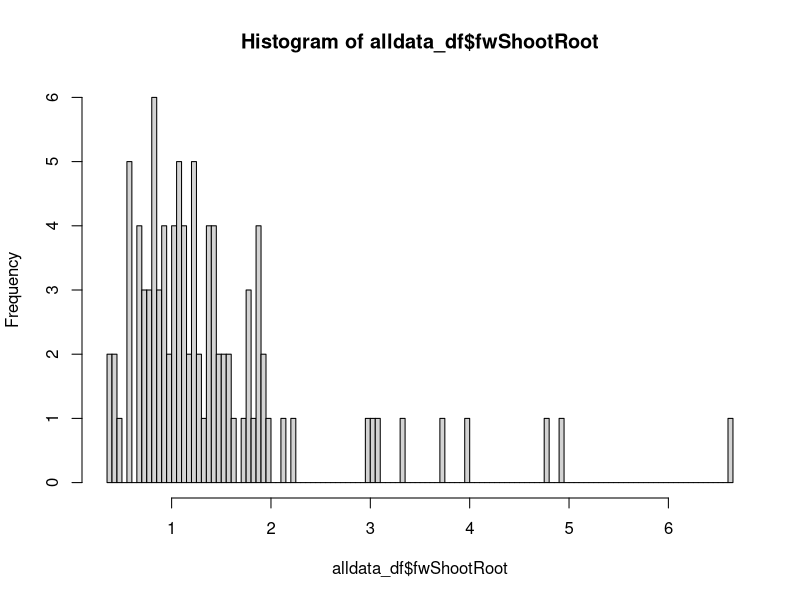
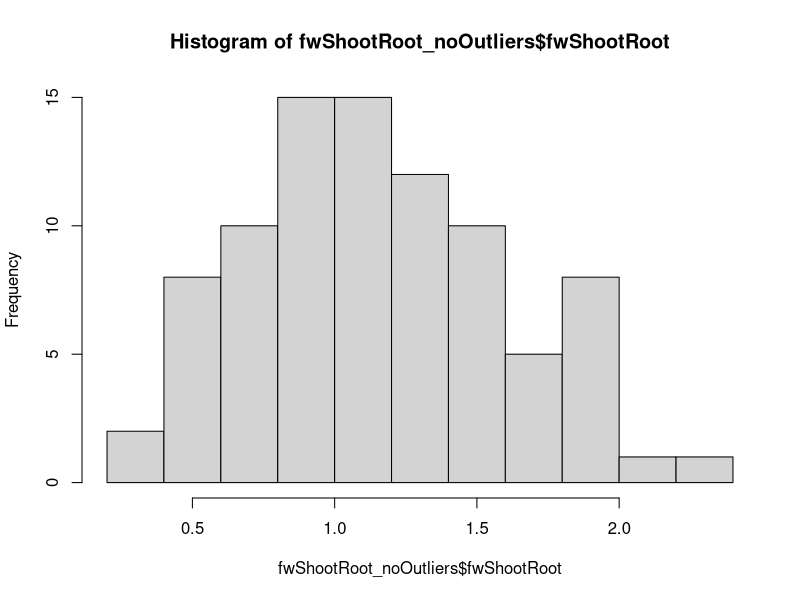
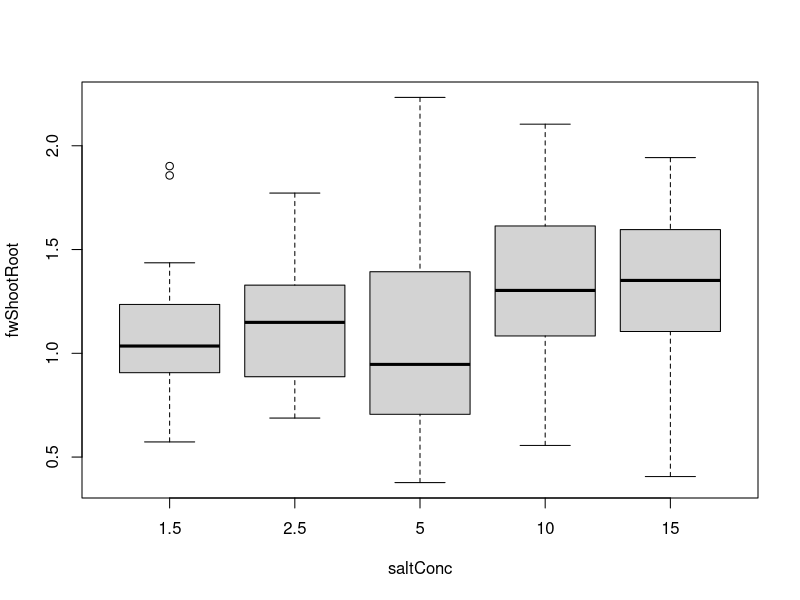
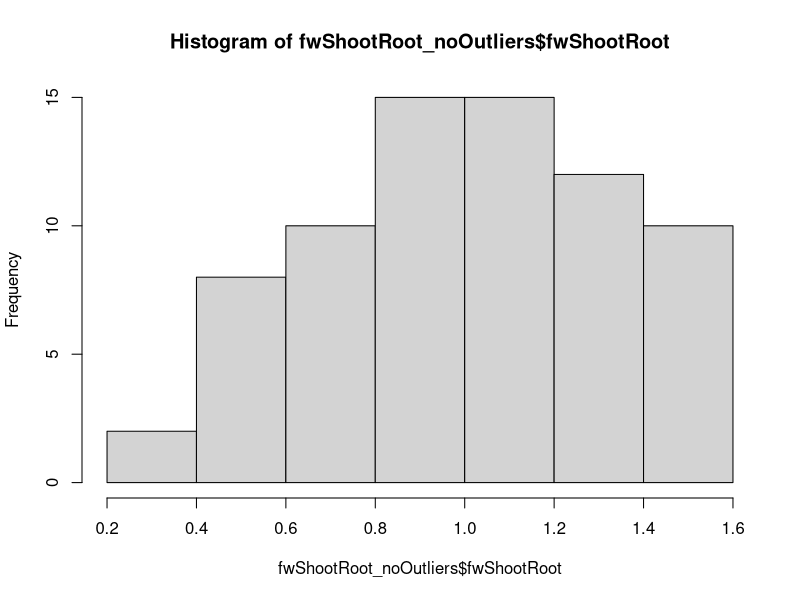
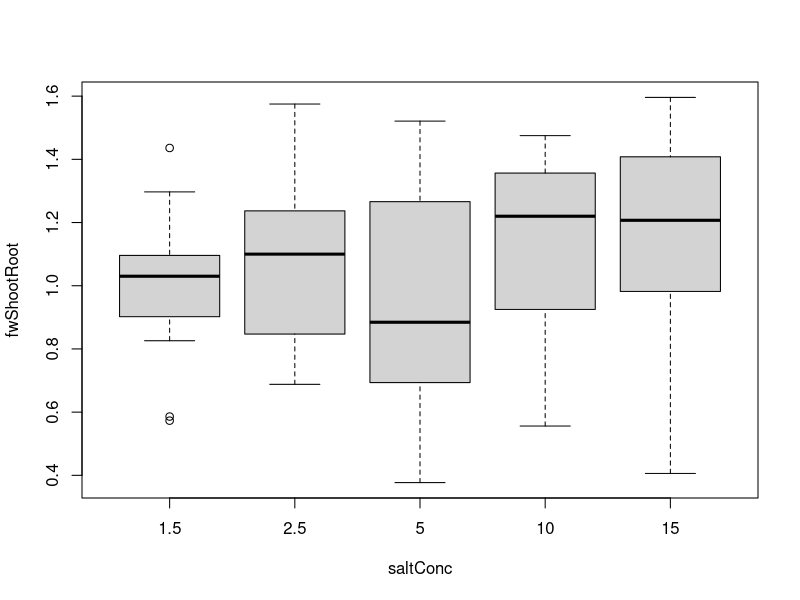
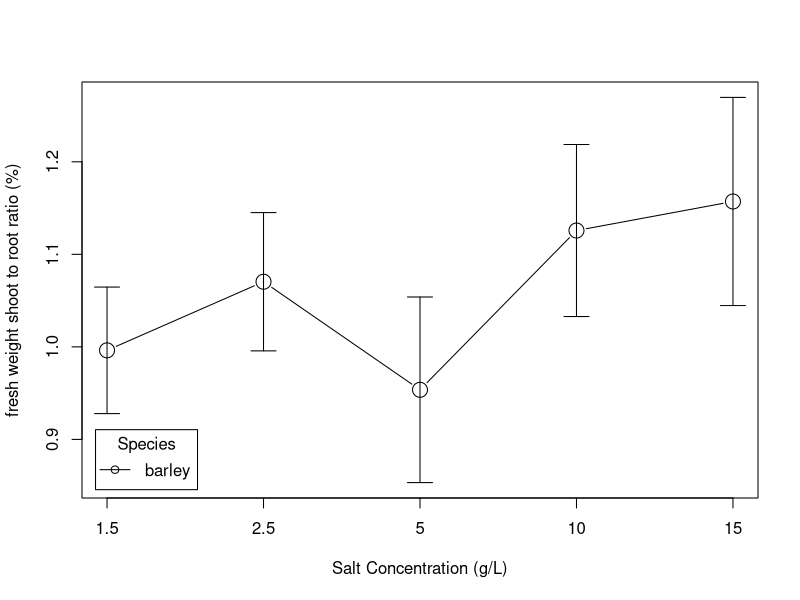
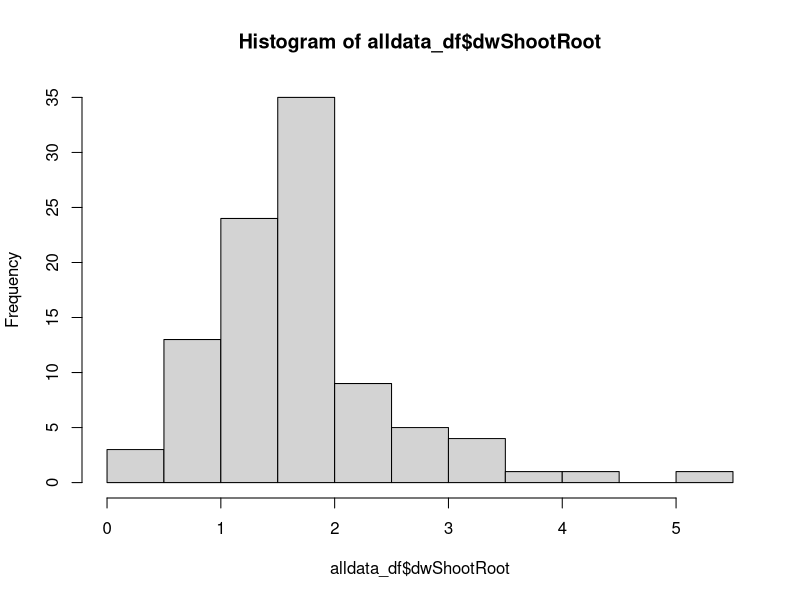
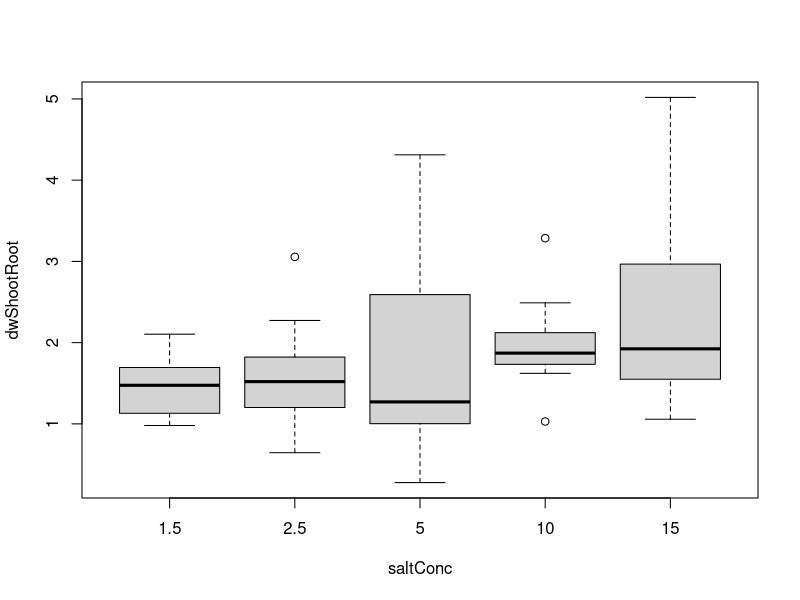

The R source for these figures, in order:
# ******************************************************************************

###                     Rex and Sof's Salinity Workshop                      ###

# ******************************************************************************

# ******************************************************************************

# Salinity Data Analysis continued ----------------

# ******************************************************************************

### PLEASE NOTE THAT USING THIS CODE WILL VOID YOUR CHANCE AT GETTING AN HD FOR 
### THIS PART OF THE ASSIGNMENT

# first, we're going to clear the data from our global environment, so we have a 
# fresh start

rm(list = ls())

# and load our libraries
library(ggpubr)
library(dplyr)
library(car)
library(RcmdrMisc)

# Let's import our data

all_data <- na.omit(data.frame(read.csv("Salinity_data.csv")))  

# read.csv will import the data from our working directory
head(all_data) 
# note that we now have all_data in our global environment, which is 108 observations 
# of 20 variables

# the name of our species column is a little weird, so lets sort that out:
names(all_data)[1] <- 'species'

# and we can check that everything looks as we expect it to:
str(all_data)


# Let's assign all of the variables we're going to use to their own object. 
species <- all_data$species
saltConc <- as.character(all_data$salt_conc) 
fwShootRoot <- all_data$fw_shoot_root_ratio
dwShootRoot <- all_data$dw_shoot_root_ratio
shootMoist <- all_data$shoot_moisture
rootMoist <- all_data$root_moisture
totMoist <- all_data$total_moisture

#And tie it all together into a nice data frame
alldata_df <- cbind.data.frame(species, saltConc, fwShootRoot, dwShootRoot, 
                               shootMoist, rootMoist, totMoist)

# check all is as we expect:
str(alldata_df)

# Fresh weight root to shoot ratio ----------------------------------

### Assumption 1: data are normally distributed
shapiro.test(alldata_df$fwShootRoot)

hist(alldata_df$fwShootRoot, breaks = 100)

# woah, something whacky is happening here. Let's open our data and have a look
# what can you see is wrong? we need to remove some outliers

# first, we work out what our first and third quartiles are for our data:
quartiles <- quantile(alldata_df$fwShootRoot, probs=c(.25, .75), na.rm = FALSE) 
# and determine the interquartile range (IQR)
IQR <- IQR(alldata_df$fwShootRoot)

# Then we find our lower and upper limits:
Lower <- quartiles[1] - 1.5*IQR
Upper <- quartiles[2] + 1.5*IQR 

# and reassign any data above the lower threshold and below the upper threshold to a new dataframe, 
# which we will use for the analysis.
fwShootRoot_noOutliers <- filter(alldata_df, fwShootRoot > Lower & fwShootRoot < Upper )

#There are still some clearly horrible data in here. Let's take them out. 

# After relevant outliers are removed, we can then re-test for normality using our Shapiro-Wilk tests.
shapiro.test(fwShootRoot_noOutliers$fwShootRoot)

# much better
hist(fwShootRoot_noOutliers$fwShootRoot)

desired_salt_order <- c("1.5", "2.5", "5", "10", "15")
fwShootRoot_noOutliers$saltConc <- factor(fwShootRoot_noOutliers$saltConc, levels = desired_salt_order)
levels(fwShootRoot_noOutliers$saltConc)

boxplot(fwShootRoot ~ saltConc, data = fwShootRoot_noOutliers, 
        xlab = "saltConc",
        ylab = "fwShootRoot"
)


#This is still not great. Normally, we would go thorugh and remove the offending data in the dataset, but this will be too confusing. But again, some of the plants have been shooting atypically fast, so it's OK to take out any values that are very high, e.g. higher than 1.5:
fwShootRoot_noOutliers <- filter(alldata_df, fwShootRoot < 1.6 )

# Re-test for normality using our Shapiro-Wilk tests.
shapiro.test(fwShootRoot_noOutliers$fwShootRoot)

# much better
hist(fwShootRoot_noOutliers$fwShootRoot)

desired_salt_order <- c("1.5", "2.5", "5", "10", "15")
fwShootRoot_noOutliers$saltConc <- factor(fwShootRoot_noOutliers$saltConc, levels = desired_salt_order)
levels(fwShootRoot_noOutliers$saltConc)

boxplot(fwShootRoot ~ saltConc, data = fwShootRoot_noOutliers, 
        xlab = "saltConc",
        ylab = "fwShootRoot"
)


table(fwShootRoot_noOutliers$species, fwShootRoot_noOutliers$saltConc)

# as good as it gets. Let's proceed.

### Assumption 2: variances are homogeneous

library(car) # access the car package

leveneTest(fwShootRoot ~ species*saltConc, data = fwShootRoot_noOutliers)

### two-way ANOVA

fwShootRoot.aov <- aov(fwShootRoot ~ saltConc, data = fwShootRoot_noOutliers)
summary(fwShootRoot.aov)
#have a good look at this. What is this telling us - what follow-on tests are appropriate, which are not?

# we can generate some summary statistics for our response data, depending on our two factors:
require("dplyr")
group_by(fwShootRoot_noOutliers, species, saltConc) %>%
  summarise(count = n(),mean = mean(fwShootRoot, na.rm = TRUE),
            sd = sd(fwShootRoot, na.rm = TRUE))

# post-hoc test

TukeyHSD(fwShootRoot.aov, which = "saltConc")
# when interpreting the output, diff: difference between means of the two groups, 
# lwr & upr: the lower and the upper end point of the confidence interval at 95%, 
# p adj: p-value after adjustment for the multiple comparisons.


### let's graph it!

plotMeans(fwShootRoot_noOutliers$fwShootRoot,
          fwShootRoot_noOutliers$saltConc,
          fwShootRoot_noOutliers$species,
          error.bars = "se",
          xlab = ("Salt Concentration (g/L)"),
          ylab = ("fresh weight shoot to root ratio (%)"),
          main=(""),
          legend.pos = "bottomleft",
          legend.lab = "Species"
)

# once we're happy with our plot, we click "export" and save it in our working folder. 


# Dry weight root to shoot ratio ----------------------------------

### Assumption 1: data are normally distributed
shapiro.test(alldata_df$dwShootRoot)

hist(alldata_df$dwShootRoot)

desired_salt_order <- c("1.5", "2.5", "5", "10", "15")
alldata_df$saltConc <- factor(alldata_df$saltConc, levels = desired_salt_order)
levels(alldata_df$saltConc)

boxplot(dwShootRoot ~ saltConc, data = alldata_df, 
        xlab = "saltConc",
        ylab = "dwShootRoot"
)

# remove outliers

# first, we work out what our first and third quartiles are for our data:
quartiles <- quantile(alldata_df$dwShootRoot, probs=c(.25, .75), na.rm = FALSE) 
# and determine the interquartile range (IQR)
IQR <- IQR(alldata_df$dwShootRoot)

# Then we find our lower and upper limits:
Lower <- quartiles[1] - 1.5*IQR
Upper <- quartiles[2] + 1.5*IQR 

# and reassign any data above the lower threshold and below the upper threshold to a new dataframe, 
# which we will use for the analysis.
dwShootRoot_noOutliers <- filter(alldata_df, dwShootRoot > Lower & dwShootRoot < Upper )

# After relevant outliers are removed, we can then re-test for normality using our Shapiro-Wilk tests.
shapiro.test(dwShootRoot_noOutliers$dwShootRoot)

# much better
hist(dwShootRoot_noOutliers$dwShootRoot)


boxplot(dwShootRoot ~ saltConc, data = dwShootRoot_noOutliers, 
        xlab = "saltConc",
        ylab = "dwShootRoot"
)

#again, we have some interesting differences possibly due to anomalous plants, but we will assume that the ANOVA is robust to thes few outliers.

table(dwShootRoot_noOutliers$species, dwShootRoot_noOutliers$saltConc)


### Assumption 2: variances are homogeneous

leveneTest(dwShootRoot ~ species*saltConc, data = dwShootRoot_noOutliers)

### two-way ANOVA

dwShootRoot.aov <- aov(dwShootRoot ~ saltConc, data = dwShootRoot_noOutliers)
summary(dwShootRoot.aov)

# we can generate some summary statistics for our response data, depending on our two factors:

group_by(dwShootRoot_noOutliers, species, saltConc) %>%
  summarise(count = n(),mean = mean(dwShootRoot, na.rm = TRUE),
            sd = sd(dwShootRoot, na.rm = TRUE))

# post-hoc test

TukeyHSD(dwShootRoot.aov, which = "saltConc")
# when interpreting the output, diff: difference between means of the two groups, 
# lwr & upr: the lower and the upper end point of the confidence interval at 95%, 
# p adj: p-value after adjustment for the multiple comparisons.


### let's graph it!

plotMeans(dwShootRoot_noOutliers$dwShootRoot,
          dwShootRoot_noOutliers$saltConc,
          dwShootRoot_noOutliers$species,
          error.bars = "se",
          xlab = ("Salt Concentration (g/L)"),
          ylab = ("Dry wieght Shoot Root ratio (%)"),
          main=(""),
          legend.pos = "bottomleft",
          legend.lab = "Species"
)

# once we're happy with our plot, we click "export" and save it in our working folder.


# Shoot Moisture ----------------------------------

### Assumption 1: data are normally distributed
shapiro.test(alldata_df$shootMoist)

hist(alldata_df$shootMoist)

boxplot(shootMoist ~ saltConc, data = alldata_df, 
        xlab = "saltConc",
        ylab = "shootMoist"
)

# remove outliers

# first, we work out what our first and third quartiles are for our data:
quartiles <- quantile(alldata_df$shootMoist, probs=c(.25, .75), na.rm = FALSE) 
# and determine the interquartile range (IQR)
IQR <- IQR(alldata_df$shootMoist)

# Then we find our lower and upper limits:
Lower <- quartiles[1] - 1.5*IQR
Upper <- quartiles[2] + 1.5*IQR 

# and reassign any data above the lower threshold and below the upper threshold to a new dataframe, 
# which we will use for the analysis.
shootMoist_noOutliers <- filter(alldata_df, shootMoist > Lower & shootMoist < Upper )

# After relevant outliers are removed, we can then re-test for normality using our Shapiro-Wilk tests.
shapiro.test(shootMoist_noOutliers$shootMoist)

# much better
hist(shootMoist_noOutliers$shootMoist)

boxplot(shootMoist ~ saltConc, data = shootMoist_noOutliers, 
        xlab = "saltConc",
        ylab = "shootMoist"
)

table(shootMoist_noOutliers$species, shootMoist_noOutliers$saltConc)


### Assumption 2: variances are homogeneous

library(car) # access the car package

#What does the result mean? We will continue here and assume the ANOVA is robust, but you will be able to see why this test is significant when you look at the boxplot above.
leveneTest(shootMoist ~ species*saltConc, data = shootMoist_noOutliers)


### two-way ANOVA

shootMoist.aov <- aov(shootMoist ~ saltConc, data = shootMoist_noOutliers)
summary(shootMoist.aov)

# summary statistics
group_by(shootMoist_noOutliers, species, saltConc) %>%
  summarise(count = n(),mean = mean(shootMoist, na.rm = TRUE),
            sd = sd(shootMoist, na.rm = TRUE))

# post-hoc test

TukeyHSD(shootMoist.aov, which = "saltConc")
# when interpreting the output, diff: difference between means of the two groups, 
# lwr & upr: the lower and the upper end point of the confidence interval at 95%, 
# p adj: p-value after adjustment for the multiple comparisons.


### let's graph it!

plotMeans(shootMoist_noOutliers$shootMoist,
          shootMoist_noOutliers$saltConc,
          shootMoist_noOutliers$species,
          error.bars = "se",
          xlab = ("Salt Concentration (g/L)"),
          ylab = ("shoot Moisture (%)"),
          main=(""),
          legend.pos = "bottomleft",
          legend.lab = "Species"
)

# once we're happy with our plot, we click "export" and save it in our working folder.

# Root Moisture ----------------------------------

### Assumption 1: data are normally distributed
shapiro.test(alldata_df$rootMoist)

hist(alldata_df$rootMoist)

boxplot(rootMoist ~ saltConc, data = alldata_df, 
        xlab = "saltConc",
        ylab = "rootMoist"
)

# remove outliers

# first, we work out what our first and third quartiles are for our data:
quartiles <- quantile(alldata_df$rootMoist, probs=c(.25, .75), na.rm = FALSE) 
# and determine the interquartile range (IQR)
IQR <- IQR(alldata_df$rootMoist)

# Then we find our lower and upper limits:
Lower <- quartiles[1] - 1.5*IQR
Upper <- quartiles[2] + 1.5*IQR 

# and reassign any data above the lower threshold and below the upper threshold to a new dataframe, 
# which we will use for the analysis.
rootMoist_noOutliers <- filter(alldata_df, rootMoist > Lower & rootMoist < Upper )

# After relevant outliers are removed, we can then re-test for normality using our Shapiro-Wilk tests.
shapiro.test(rootMoist_noOutliers$rootMoist)

# much better
hist(rootMoist_noOutliers$rootMoist)

boxplot(rootMoist ~ saltConc, data = rootMoist_noOutliers, 
        xlab = "saltConc",
        ylab = "rootMoist"
)

table(rootMoist_noOutliers$species, rootMoist_noOutliers$saltConc)


### Assumption 2: variances are homogeneous

leveneTest(rootMoist ~ species * saltConc, data = rootMoist_noOutliers)

#Both Shapiro or Levene test are significant - so again, this needs flagging in your report. Can you think of why the variance in the lower concentrations is so much higher than in the upper ones?

### two-way ANOVA

rootMoist.aov <- aov(rootMoist ~ saltConc, data = rootMoist_noOutliers)
summary(rootMoist.aov)

# we can generate some summary statistics for our response data, depending on our two factors:

group_by(rootMoist_noOutliers, species, saltConc) %>%
  summarise(count = n(),mean = mean(rootMoist, na.rm = TRUE),
            sd = sd(rootMoist, na.rm = TRUE))

# post-hoc test

TukeyHSD(rootMoist.aov, which = "saltConc")
# when interpreting the output, diff: difference between means of the two groups, 
# lwr & upr: the lower and the upper end point of the confidence interval at 95%, 
# p adj: p-value after adjustment for the multiple comparisons.


### let's graph it!

plotMeans(rootMoist_noOutliers$rootMoist,
          rootMoist_noOutliers$saltConc,
          rootMoist_noOutliers$species,
          error.bars = "se",
          xlab = ("Salt Concentration (g/L)"),
          ylab = ("dry weight shoot to root ratio (%)"),
          main=(""),
          legend.pos = "bottomleft",
          legend.lab = "Species"
)

# once we're happy with our plot, we click "export" and save it in our working folder.

# Total Moisture ----------------------------------

### Assumption 1: data are normally distributed
shapiro.test(alldata_df$totMoist)

hist(alldata_df$totMoist)

boxplot(totMoist ~ saltConc, data = alldata_df, 
        xlab = "saltConc",
        ylab = "totMoist"
)

# remove outliers

# first, we work out what our first and third quartiles are for our data:
quartiles <- quantile(alldata_df$totMoist, probs=c(.25, .75), na.rm = FALSE) 
# and determine the interquartile range (IQR)
IQR <- IQR(alldata_df$totMoist)

# Then we find our lower and upper limits:
Lower <- quartiles[1] - 1.5*IQR
Upper <- quartiles[2] + 1.5*IQR 

# and reassign any data above the lower threshold and below the upper threshold to a new dataframe, 
# which we will use for the analysis.
totMoist_noOutliers <- filter(alldata_df, totMoist > Lower & totMoist < Upper )

# After relevant outliers are removed, we can then re-test for normality using our Shapiro-Wilk tests.
shapiro.test(totMoist_noOutliers$totMoist)

# much better
hist(totMoist_noOutliers$totMoist)

boxplot(totMoist ~ saltConc, data = totMoist_noOutliers, 
        xlab = "saltConc",
        ylab = "totMoist"
)

table(totMoist_noOutliers$species, totMoist_noOutliers$saltConc)


### Assumption 2: variances are homogeneous

leveneTest(totMoist ~ species*saltConc, data = totMoist_noOutliers)


### two-way ANOVA

totMoist.aov <- aov(totMoist ~ saltConc, data = totMoist_noOutliers)
summary(totMoist.aov)

# we can generate some summary statistics for our response data, depending on our two factors:
require("dplyr")
group_by(totMoist_noOutliers, species, saltConc) %>%
  summarise(count = n(),mean = mean(totMoist, na.rm = TRUE),
            sd = sd(totMoist, na.rm = TRUE))

# post-hoc test

TukeyHSD(totMoist.aov, which = "saltConc")
# when interpreting the output, diff: difference between means of the two groups, 
# lwr & upr: the lower and the upper end point of the confidence interval at 95%, 
# p adj: p-value after adjustment for the multiple comparisons.


### let's graph it!

plotMeans(totMoist_noOutliers$totMoist,
          totMoist_noOutliers$saltConc,
          totMoist_noOutliers$species,
          error.bars = "se",
          xlab = ("Salt Concentration (g/L)"),
          ylab = ("Total moisture"),
          main=(""),
          legend.pos = "bottomleft",
          legend.lab = "Species"
)

# once we're happy with our plot, we click "export" and save it in our working folder.

### well done!
